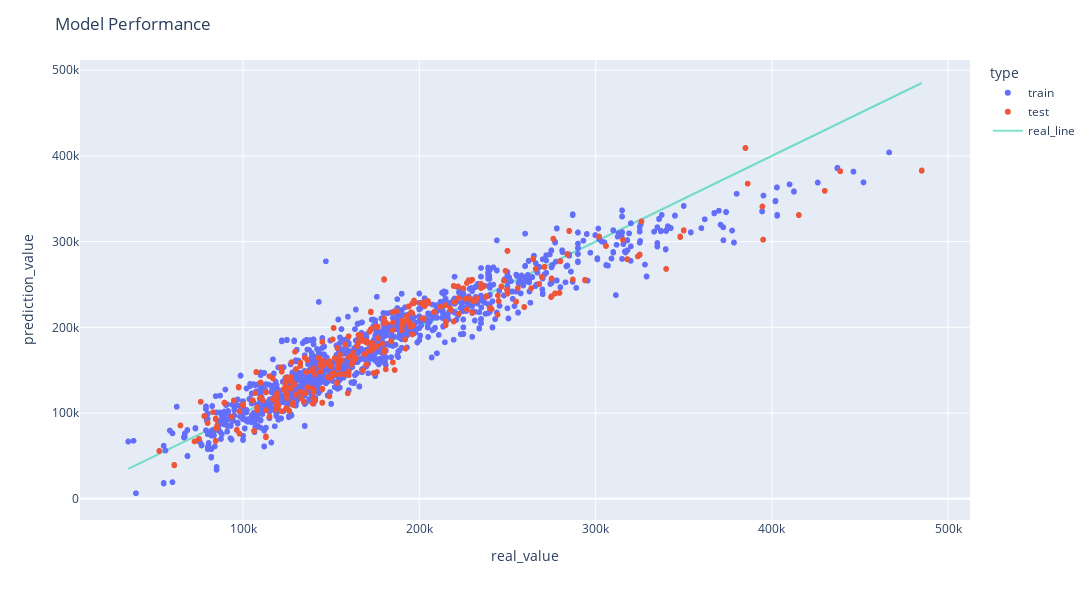

Write notebook code for a chart like this one.
### Code cell
expl_vars.remove('Utilities_E')
expl_vars.remove('PoolQC_E')

# hedef degiskeni
Y = house_prices['SalePrice']
# aciklayici degiskenler
X = house_prices[expl_vars]

# egitim verisini ayirma
X_train, X_test, Y_train, Y_test = train_test_split(X, Y, test_size = 0.2, random_state = 465)

print("Eğitim kümesindeki gözlem sayısı : {}".format(X_train.shape))
print("Test kümesindeki gözlem sayısı   : {}".format(X_test.shape))

# model nesnesi olusturuldu
lrm = linear_model.LinearRegression()
# modelimizin denklemi (egrisi) olusturuluyor
lrm.fit(X_train, Y_train)

# test verisi ile tahmin
Y_test_pred = lrm.predict(X_test)
# egitim verisi ile tahmin
Y_train_pred = lrm.predict(X_train)

save_pred_results(2, Y_test, Y_test_pred, Y_train, Y_train_pred, 'butun anlamli degiskenler')

# grafigi cizdirelim
make_plotly(predict_df)
#predict_df.info()

# statsmodel kullanarak lrm
# bias (intercept) değişkenini manuel olarak ekliyoruz
# egitim verisi ile model olusturma
X_train = sm.add_constant(X_train)
results = sm.OLS(Y_train, X_train).fit()

# model sonuclarini kaydedelim
save_results(results, 2, Y_test, Y_test_pred, 'butun anlamli degiskenler')

# model sonuclari
results_df

### Figure 1 — Plotly figure (JSON) as saved in the notebook; plotly's stock layout.template omitted (floating-point values rounded to 4 significant figures; data arrays with more than 128 entries replaced by an {"elided": "..."} marker saying what was removed)
{"data": [{"hovertemplate": "type=train<br>real_value=%{x}<br>prediction_value=%{y}<extra></extra>", "legendgroup": "train", "marker": {"color": "#636efa", "symbol": "circle"}, "mode": "markers", "name": "train", "showlegend": true, "type": "scattergl", "x": {"elided": "2256 int values"}, "xaxis": "x", "y": {"elided": "2256 float values"}, "yaxis": "y"}, {"hovertemplate": "type=test<br>real_value=%{x}<br>prediction_value=%{y}<extra></extra>", "legendgroup": "test", "marker": {"color": "#EF553B", "symbol": "circle"}, "mode": "markers", "name": "test", "showlegend": true, "type": "scattergl", "x": {"elided": "566 int values"}, "xaxis": "x", "y": {"elided": "566 float values"}, "yaxis": "y"}, {"mode": "lines", "name": "real_line", "opacity": 0.5, "type": "scatter", "x": {"elided": "2822 int values"}, "y": {"elided": "2822 int values"}}], "layout": {"height": 600, "legend": {"title": {"text": "type"}, "tracegroupgap": 0}, "margin": {"t": 60}, "title": {"text": "Model Performance"}, "width": 1200, "xaxis": {"anchor": "y", "autorange": true, "domain": [0, 1], "range": [7780.0, 512100.0], "title": {"text": "real_value"}, "type": "linear"}, "yaxis": {"anchor": "x", "autorange": true, "domain": [0, 1], "range": [-24750.0, 511800.0], "title": {"text": "prediction_value"}, "type": "linear"}}}
